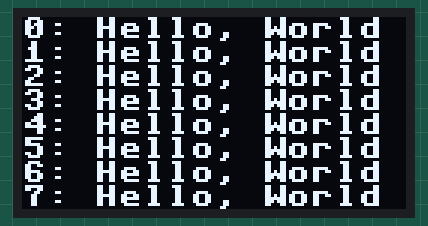
A program run on a simulated ESP32 board running MicroPython. Shown: 128×64 one-colour display. Library files of the repository ran but are not shown: ssd1306.py. At 0.1 s the program stops and its outputs stay as they are.

Above: at 0.1 s.

The program:

display.py
```python
"""Use a ssd-1306 type OLED display connected to I2C port 0 on an ESP-32 microcontroller."""
from machine import I2C
from ssd1306 import SSD1306_I2C

i2c = I2C(0)
display = SSD1306_I2C(128, 64, i2c)
display.contrast(0)

for i in range(0,8):
    display.text(f'{i}: Hello, World',0, i*8)

# display.rect(0,0,128,64,1)
# display.line(0,0,127,63,1)
# display.line(0,63,127,0,1)
display.show()
```
